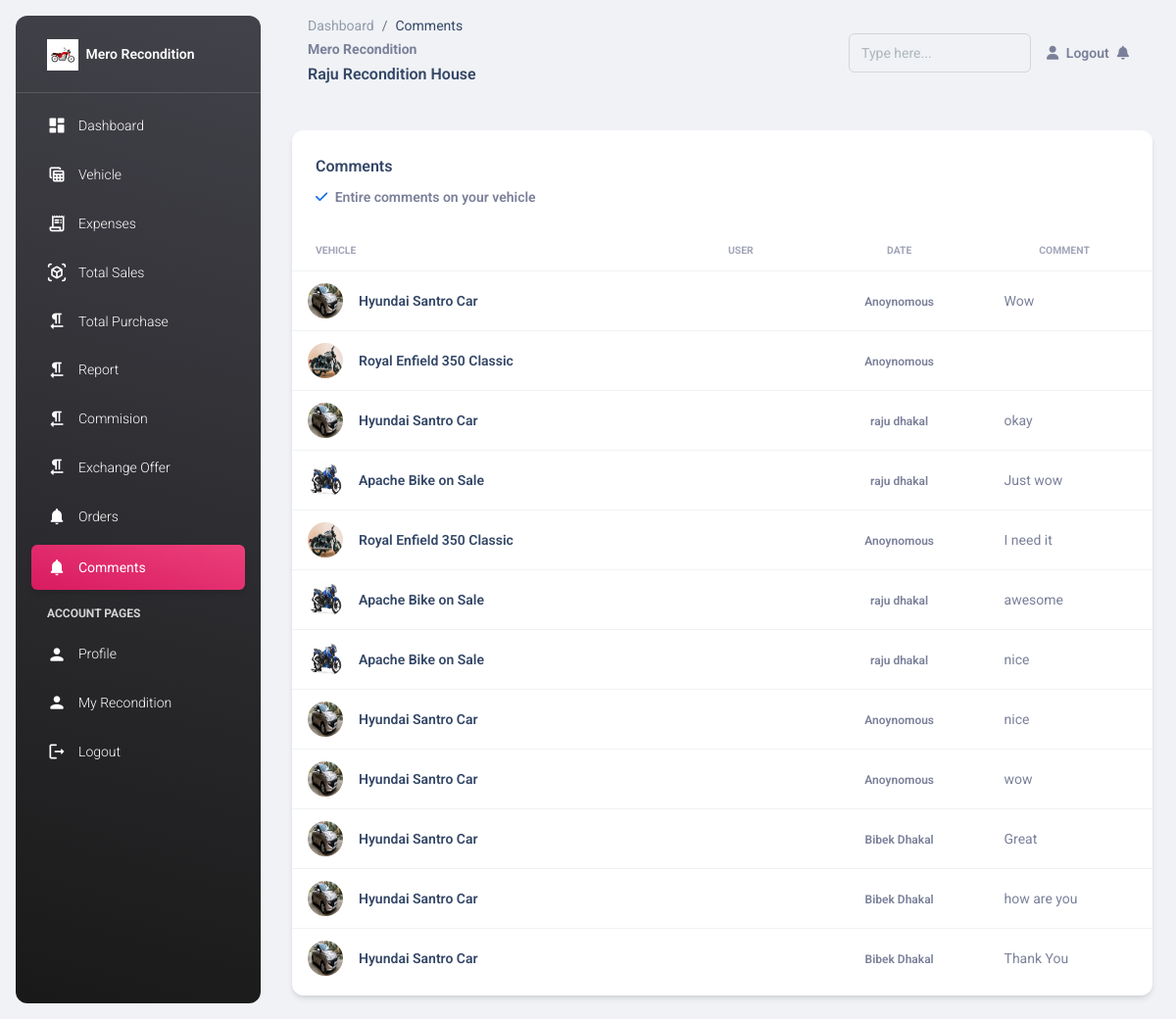
Screenshot of /recondition/comment (signed in) with the database file from the repository.
### recon/models.py (models this page shows, shortened)
class CustomUser(AbstractUser):
    user_type_data = (("owner", "owner"), ("recondition", 'recondition'), ("customer", 'customer'))
    user_type = models.CharField(default = "owner", choices = user_type_data, max_length = 20)
    email = models.EmailField(unique = True)

class Recondition(models.Model):
    id = models.AutoField(primary_key = True)
    admin = models.OneToOneField(CustomUser, on_delete=models.CASCADE)
    number = models.BigIntegerField(blank= True, null = True)
    recondition_name = models.CharField(max_length=200)
    slug = models.SlugField(max_length=200, unique = True)
    Temporary_address = models.CharField(max_length = 300)
    District = models.CharField(max_length = 50, default = 'Kathmandu')
    profile_pic = models.ImageField(upload_to = "Recondition", blank = True)
    verified = models.BooleanField(default=False)
    created_at = models.DateTimeField(auto_now_add= True)
    expire_on = models.DateField(blank= True, null = True)
    long = models.CharField(max_length = 30, blank = True, null = True)
    lat = models.CharField(max_length = 30, blank = True, null = True)
    call = models.IntegerField()
    objects = models.Manager()

class Comment(models.Model):
    id = models.AutoField(primary_key = True)
    comment = models.CharField(max_length=500)
    user = models.ForeignKey(CustomUser, related_name="user_comment", on_delete=models.CASCADE, null = True, blank=True)
    vehicle = models.ForeignKey(Vehicle, related_name = "vehicle_comment", on_delete=models.CASCADE)
    objects = models.Manager()
    seen = models.BooleanField(default=False)

class Vehicle(models.Model):
    id = models.AutoField(primary_key=True)
    user = models.ForeignKey(CustomUser, related_name = "user_vehicle", on_delete= models.CASCADE)
    type = models.ForeignKey(Category, related_name="vehicle_category", on_delete=models.DO_NOTHING)
    name = models.CharField(max_length=100)
    slug = models.SlugField(max_length=200, unique = True)
    cost_price = models.IntegerField()
    plate_no = models.CharField(max_length=50)
    maintainance_cost = models.IntegerField(blank=True, null =True)
    maintainance_detail = models.CharField(max_length=500, blank=True, null =True)
    purchase_date = models.DateField(blank=True)
    sold_date = models.DateField(blank=True, null =True)
    showing_price = models.IntegerField()
    sold_status = models.BooleanField(default=False)
    image = models.ImageField(upload_to = "vehicle", blank = True , null =True)
    sold_price = models.IntegerField(blank=True , null =True)
    remarks = models.CharField(max_length=1000, blank=True, null =True)
    book_no = models.CharField(max_length=200 , blank=True, null =True)
    insurance = models.CharField(max_length=1000, blank=True , null =True)
    run_km = models.IntegerField()
    modal = models.CharField(max_length = 200, blank=True, null =True)
    objects = models.Manager()

### recond/views.py (the view)
# urls.py: path('comment', views.CommentShow.as_view(), name = "comment" ),
class CommentShow(TemplateView):
    template_name = "recondition/comment.html"
    def get(self, request, *args, **kwagrs):
        form = VehicleForm()
        com = Comment.objects.filter(vehicle__user = request.user).order_by('-id')
        for i in com:
            i.seen = True
            i.save()
        dist =  {
            'form':form,
            'com':com
        }
        return render(request, self.template_name, dist)

### templates/recondition/comment.html (shortened to what this page needs)
{% extends 'recondition/homepage.html' %}
{% block pages %}
    <ol class="breadcrumb bg-transparent mb-0 pb-0 pt-1 px-0 me-sm-6 me-5">
        <li class="breadcrumb-item text-sm"><a class="opacity-5 text-dark" href="{%url 'recond:homepage'%}">Dashboard</a></li>
        <li class="breadcrumb-item text-sm text-dark active" aria-current="page">Comments</li>
    </ol>
{% endblock pages %}
{% block content %}
    <div class="container-fluid py-4">
        <div class="row">
            <div class="col-lg-12 col-md-12 col-12 mb-md-0 mb-4 m-auto">
                <div class="card">
                  <div class="card-header pb-0">
                    <div class="row">
                      <div class="col-lg-6 col-7">
                        <h6>Comments</h6>
                        <p class="text-sm mb-0">
                          <i class="fa fa-check text-info" aria-hidden="true"></i>
                          <span class="font-weight-bold ms-1">Entire comments on your vehicle
                        </p>
                      </div>
                    </div>
                  </div>
                  <div class="card-body px-0 pb-2">
                    <div class="table-responsive">
                      <table class="table align-items-center mb-0">
                        <thead>
                          <tr>
                            <th class="text-uppercase text-secondary text-xxs font-weight-bolder opacity-7">Vehicle</th>
                            <th class="text-uppercase text-secondary text-xxs font-weight-bolder opacity-7 ps-2">User</th>
                            <th class="text-center text-uppercase text-secondary text-xxs font-weight-bolder opacity-7">Date</th>
                            <th class="text-center text-uppercase text-secondary text-xxs font-weight-bolder opacity-7">Comment</th>
                          </tr>
                        </thead>
                        <tbody>
                        {% for i in com %}
                        <tr>
                            <td>
                                <a href="{%url 'recon:vehicleD' i.vehicle.id%}">
                                    <div class="d-flex px-2 py-1">
                                        <div>
                                        <img src="{{i.vehicle.image.url}}" class="avatar avatar-sm me-3" alt="xd">
                                        </div>
                                        <div class="d-flex flex-column justify-content-center">
                                        <h6 class="mb-0 text-sm">{{i.vehicle.name}}</h6>
                                        </div>
                                    </div>
                                </a>
                            </td>
                            <td>
                            </td>
                            <td class="align-middle text-center text-sm">
                              <span class="text-xs font-weight-bold"> {%if i.user%} {{i.user.first_name}} {{i.user.last_name}} {%else%} Anoynomous {%endif%}</span>
                            </td>
                            <td class="align-middle">
                              <div class="progress-wrapper w-75 mx-auto">
                                <div>
                                    <small>{{i.comment}}</small>
                                </div>
                              </div>
                            </td>
                        </tr>
                        {% endfor %}
                        </tbody>
                      </table>
                    </div>
                  </div>
                </div>
            </div>
        </div>
    </div>
{% endblock content %}

### templates/dashbord/dashboard.html (shortened to what this page needs)
{% load static %}
<!DOCTYPE html>
<html lang="en">
  {% load pwa %}
<head>
  <link href="{%static 'assets/css/nucleo-icons.css' %} " rel="stylesheet" />
  <link href="{%static 'assets/css/nucleo-svg.css' %} " rel="stylesheet" />
  <link id="pagestyle" href="{%static 'assets/css/material-dashboard.css' %} " rel="stylesheet" />
</head>
<body class="g-sidenav-show  bg-gray-200">
  {% block aside %}
  {%endblock%}
  <main class="main-content position-relative max-height-vh-100 h-100 border-radius-lg ">
    <nav class="navbar navbar-main navbar-expand-lg px-0 mx-4 shadow-none border-radius-xl" id="navbarBlur" navbar-scroll="true">
      <div class="container-fluid py-1 px-3">
        <nav aria-label="breadcrumb">
          {% block pages %}{% endblock pages %}
          <small class="font-weight-bolder mb-0">Mero Recondition</small>
          {% if user.recondition.recondition_name %}
            <h6>{{user.recondition.recondition_name}}</h6>
          {% else %}
            <h6>{{user.username}} Dashboard</h6>
          {% endif %}
        </nav>
        <div class="collapse navbar-collapse mt-sm-0 mt-2 me-md-0 me-sm-4" id="navbar">
          <div class="ms-md-auto pe-md-3 d-flex align-items-center">
            <div class="input-group input-group-outline">
              <form action="" method="post">
                <input type="text" class="form-control" name ="name" placeholder="Type here...">
              </form>
            </div>
          </div>
          <ul class="navbar-nav  justify-content-end">
            <li class="nav-item d-flex align-items-center">
              <a href="{%url 'recon:logout'%}" class="nav-link text-body font-weight-bold px-0">
                <i class="fa fa-user me-sm-1"></i>
                  <span class="d-sm-inline d-none">Logout</span>
              </a>
            </li>
            <li class="nav-item dropdown ps-2 pe-2 d-flex align-items-center">
              <a href="javascript:;" class="nav-link text-body p-0" id="dropdownMenuButton" data-bs-toggle="dropdown" aria-expanded="false">
                <i class="fa fa-bell cursor-pointer" style="position: relative;"></i>
              </a>
            </li>
          </ul>
        </div>
      </div>
    </nav>
    {% block content %}
    {% endblock content %}
  </main>
</body>
</html>

### templates/dashbord/dashboard.html (style rules this page uses)
.form-control { border: 1px solid white; background-color: white; color: #495057; padding-left: 10px; }
.card { cursor: pointer; }

### rows the page displays
CustomUser: recondition.recondition_name "Raju Recondition House"
Comment: vehicle.image (picture), vehicle.name "Hyundai Santro Car", shows "Anoynomous", comment "Wow"
Comment: vehicle.image (picture), vehicle.name "Royal Enfield 350 Classic", shows "Anoynomous"
Comment: vehicle.image (picture), vehicle.name "Hyundai Santro Car", user.first_name "raju", user.last_name "dhakal", comment "okay"
Comment: vehicle.image (picture), vehicle.name "Apache Bike on Sale", user.first_name "raju", user.last_name "dhakal", comment "Just wow"
Comment: vehicle.image (picture), vehicle.name "Royal Enfield 350 Classic", shows "Anoynomous", comment "I need it"
Comment: vehicle.image (picture), vehicle.name "Apache Bike on Sale", user.first_name "raju", user.last_name "dhakal", comment "awesome"
Comment: vehicle.image (picture), vehicle.name "Apache Bike on Sale", user.first_name "raju", user.last_name "dhakal", comment "nice"
Comment: vehicle.image (picture), vehicle.name "Hyundai Santro Car", shows "Anoynomous", comment "nice"
Comment: vehicle.image (picture), vehicle.name "Hyundai Santro Car", shows "Anoynomous", comment "wow"
Comment: vehicle.image (picture), vehicle.name "Hyundai Santro Car", user.first_name "Bibek", user.last_name "Dhakal", comment "Great"
Comment: vehicle.image (picture), vehicle.name "Hyundai Santro Car", user.first_name "Bibek", user.last_name "Dhakal", comment "how are you"
Comment: vehicle.image (picture), vehicle.name "Hyundai Santro Car", user.first_name "Bibek", user.last_name "Dhakal", comment "Thank You"
